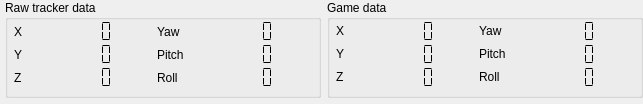
        <widget class="QFrame" name="top_display">
         <property name="sizePolicy">
          <sizepolicy hsizetype="Maximum" vsizetype="Fixed">
           <horstretch>0</horstretch>
           <verstretch>0</verstretch>
          </sizepolicy>
         </property>
         <property name="frameShape">
          <enum>QFrame::NoFrame</enum>
         </property>
         <property name="lineWidth">
          <number>0</number>
         </property>
         <layout class="QHBoxLayout" name="horizontalLayout_3">
          <property name="spacing">
           <number>6</number>
          </property>
          <property name="leftMargin">
           <number>5</number>
          </property>
          <property name="topMargin">
           <number>0</number>
          </property>
          <property name="rightMargin">
           <number>0</number>
          </property>
          <property name="bottomMargin">
           <number>6</number>
          </property>
          <item>
           <widget class="QGroupBox" name="box_raw_headpose">
            <property name="sizePolicy">
             <sizepolicy hsizetype="Fixed" vsizetype="Maximum">
              <horstretch>0</horstretch>
              <verstretch>0</verstretch>
             </sizepolicy>
            </property>
            <property name="minimumSize">
             <size>
              <width>316</width>
              <height>0</height>
             </size>
            </property>
            <property name="title">
             <string>Raw tracker data</string>
            </property>
            <layout class="QGridLayout" name="gridLayout_12">
             <property name="leftMargin">
              <number>6</number>
             </property>
             <property name="topMargin">
              <number>0</number>
             </property>
             <property name="rightMargin">
              <number>0</number>
             </property>
             <property name="bottomMargin">
              <number>6</number>
             </property>
             <property name="spacing">
              <number>0</number>
             </property>
             <item row="0" column="3">
              <widget class="QLCDNumber" name="raw_yaw">
               <property name="enabled">
                <bool>true</bool>
               </property>
               <property name="sizePolicy">
                <sizepolicy hsizetype="Minimum" vsizetype="Minimum">
                 <horstretch>0</horstretch>
                 <verstretch>0</verstretch>
                </sizepolicy>
               </property>
               <property name="font">
                <font>
                 <stylestrategy>NoAntialias</stylestrategy>
                 <kerning>false</kerning>
                </font>
               </property>
               <property name="frameShape">
                <enum>QFrame::NoFrame</enum>
               </property>
               <property name="smallDecimalPoint">
                <bool>true</bool>
               </property>
               <property name="digitCount">
                <number>4</number>
               </property>
               <property name="segmentStyle">
                <enum>QLCDNumber::Flat</enum>
               </property>
              </widget>
             </item>
             <item row="2" column="0">
              <widget class="QLabel" name="lblZ_4">
               <property name="enabled">
                <bool>true</bool>
               </property>
               <property name="sizePolicy">
                <sizepolicy hsizetype="Maximum" vsizetype="Minimum">
                 <horstretch>0</horstretch>
                 <verstretch>0</verstretch>
                </sizepolicy>
               </property>
               <property name="autoFillBackground">
                <bool>false</bool>
               </property>
               <property name="frameShadow">
                <enum>QFrame::Raised</enum>
               </property>
               <property name="text">
                <string>Z</string>
               </property>
              </widget>
             </item>
             <item row="1" column="2">
              <widget class="QLabel" name="lblRotY_4">
               <property name="sizePolicy">
                <sizepolicy hsizetype="Maximum" vsizetype="Minimum">
                 <horstretch>0</horstretch>
                 <verstretch>0</verstretch>
                </sizepolicy>
               </property>
               <property name="frameShadow">
                <enum>QFrame::Raised</enum>
               </property>
               <property name="text">
                <string>Pitch</string>
               </property>
              </widget>
             </item>
             <item row="1" column="3">
              <widget class="QLCDNumber" name="raw_pitch">
               <property name="enabled">
                <bool>true</bool>
               </property>
               <property name="sizePolicy">
                <sizepolicy hsizetype="Minimum" vsizetype="Minimum">
                 <horstretch>0</horstretch>
                 <verstretch>0</verstretch>
                </sizepolicy>
               </property>
               <property name="font">
                <font>
                 <stylestrategy>NoAntialias</stylestrategy>
                 <kerning>false</kerning>
                </font>
               </property>
               <property name="frameShape">
                <enum>QFrame::NoFrame</enum>
               </property>
               <property name="smallDecimalPoint">
                <bool>true</bool>
               </property>
               <property name="digitCount">
                <number>4</number>
               </property>
               <property name="segmentStyle">
                <enum>QLCDNumber::Flat</enum>
               </property>
              </widget>
             </item>
             <item row="1" column="0">
              <widget class="QLabel" name="lblY_4">
               <property name="enabled">
                <bool>true</bool>
               </property>
               <property name="sizePolicy">
                <sizepolicy hsizetype="Maximum" vsizetype="Minimum">
                 <horstretch>0</horstretch>
                 <verstretch>0</verstretch>
                </sizepolicy>
               </property>
               <property name="autoFillBackground">
                <bool>false</bool>
               </property>
               <property name="frameShadow">
                <enum>QFrame::Raised</enum>
               </property>
               <property name="text">
                <string>Y</string>
               </property>
              </widget>
             </item>
             <item row="0" column="0">
              <widget class="QLabel" name="lblX_4">
               <property name="sizePolicy">
                <sizepolicy hsizetype="Maximum" vsizetype="Minimum">
                 <horstretch>0</horstretch>
                 <verstretch>0</verstretch>
                </sizepolicy>
               </property>
               <property name="frameShadow">
                <enum>QFrame::Raised</enum>
               </property>
               <property name="text">
                <string>X</string>
               </property>
              </widget>
             </item>
             <item row="0" column="1">
              <widget class="QLCDNumber" name="raw_x">
               <property name="enabled">
                <bool>true</bool>
               </property>
               <property name="sizePolicy">
                <sizepolicy hsizetype="Minimum" vsizetype="Minimum">
                 <horstretch>0</horstretch>
                 <verstretch>0</verstretch>
                </sizepolicy>
               </property>
               <property name="font">
                <font>
                 <stylestrategy>NoAntialias</stylestrategy>
                 <kerning>false</kerning>
                </font>
               </property>
               <property name="frameShape">
                <enum>QFrame::NoFrame</enum>
               </property>
               <property name="smallDecimalPoint">
                <bool>true</bool>
               </property>
               <property name="digitCount">
                <number>4</number>
               </property>
               <property name="segmentStyle">
                <enum>QLCDNumber::Flat</enum>
               </property>
              </widget>
             </item>
             <item row="2" column="2">
              <widget class="QLabel" name="lblRotZ_4">
               <property name="sizePolicy">
                <sizepolicy hsizetype="Maximum" vsizetype="Minimum">
                 <horstretch>0</horstretch>
                 <verstretch>0</verstretch>
                </sizepolicy>
               </property>
               <property name="frameShadow">
                <enum>QFrame::Raised</enum>
               </property>
               <property name="text">
                <string>Roll</string>
               </property>
              </widget>
             </item>
             <item row="0" column="2">
              <widget class="QLabel" name="lblRotX_4">
               <property name="sizePolicy">
                <sizepolicy hsizetype="Maximum" vsizetype="Minimum">
                 <horstretch>0</horstretch>
                 <verstretch>0</verstretch>
                </sizepolicy>
               </property>
               <property name="frameShadow">
                <enum>QFrame::Raised</enum>
               </property>
               <property name="text">
                <string>Yaw</string>
               </property>
              </widget>
             </item>
             <item row="1" column="1">
              <widget class="QLCDNumber" name="raw_y">
               <property name="enabled">
                <bool>true</bool>
               </property>
               <property name="sizePolicy">
                <sizepolicy hsizetype="Minimum" vsizetype="Minimum">
                 <horstretch>0</horstretch>
                 <verstretch>0</verstretch>
                </sizepolicy>
               </property>
               <property name="font">
                <font>
                 <stylestrategy>NoAntialias</stylestrategy>
                 <kerning>false</kerning>
                </font>
               </property>
               <property name="frameShape">
                <enum>QFrame::NoFrame</enum>
               </property>
               <property name="smallDecimalPoint">
                <bool>true</bool>
               </property>
               <property name="digitCount">
                <number>4</number>
               </property>
               <property name="segmentStyle">
                <enum>QLCDNumber::Flat</enum>
               </property>
              </widget>
             </item>
             <item row="2" column="3">
              <widget class="QLCDNumber" name="raw_roll">
               <property name="enabled">
                <bool>true</bool>
               </property>
               <property name="sizePolicy">
                <sizepolicy hsizetype="Minimum" vsizetype="Minimum">
                 <horstretch>0</horstretch>
                 <verstretch>0</verstretch>
                </sizepolicy>
               </property>
               <property name="font">
                <font>
                 <stylestrategy>NoAntialias</stylestrategy>
                 <kerning>false</kerning>
                </font>
               </property>
               <property name="frameShape">
                <enum>QFrame::NoFrame</enum>
               </property>
               <property name="smallDecimalPoint">
                <bool>true</bool>
               </property>
               <property name="digitCount">
                <number>4</number>
               </property>
               <property name="segmentStyle">
                <enum>QLCDNumber::Flat</enum>
               </property>
              </widget>
             </item>
             <item row="2" column="1">
              <widget class="QLCDNumber" name="raw_z">
               <property name="enabled">
                <bool>true</bool>
               </property>
               <property name="sizePolicy">
                <sizepolicy hsizetype="Minimum" vsizetype="Minimum">
                 <horstretch>0</horstretch>
                 <verstretch>0</verstretch>
                </sizepolicy>
               </property>
               <property name="font">
                <font>
                 <stylestrategy>NoAntialias</stylestrategy>
                 <kerning>false</kerning>
                </font>
               </property>
               <property name="frameShape">
                <enum>QFrame::NoFrame</enum>
               </property>
               <property name="smallDecimalPoint">
                <bool>true</bool>
               </property>
               <property name="digitCount">
                <number>4</number>
               </property>
               <property name="segmentStyle">
                <enum>QLCDNumber::Flat</enum>
               </property>
              </widget>
             </item>
            </layout>
           </widget>
          </item>
          <item>
           <widget class="QGroupBox" name="box_mapped_headpose">
            <property name="sizePolicy">
             <sizepolicy hsizetype="Fixed" vsizetype="Maximum">
              <horstretch>0</horstretch>
              <verstretch>0</verstretch>
             </sizepolicy>
            </property>
            <property name="minimumSize">
             <size>
              <width>316</width>
              <height>0</height>
             </size>
            </property>
            <property name="title">
             <string>Game data</string>
            </property>
            <layout class="QGridLayout" name="gridLayout_14">
             <property name="leftMargin">
              <number>6</number>
             </property>
             <property name="topMargin">
              <number>0</number>
             </property>
             <property name="rightMargin">
              <number>0</number>
             </property>
             <property name="bottomMargin">
              <number>6</number>
             </property>
             <property name="spacing">
              <number>0</number>
             </property>
             <item row="1" column="3">
              <widget class="QLCDNumber" name="pose_pitch">
               <property name="enabled">
                <bool>true</bool>
               </property>
               <property name="sizePolicy">
                <sizepolicy hsizetype="Minimum" vsizetype="Minimum">
                 <horstretch>0</horstretch>
                 <verstretch>0</verstretch>
                </sizepolicy>
               </property>
               <property name="font">
                <font>
                 <stylestrategy>NoAntialias</stylestrategy>
                 <kerning>false</kerning>
                </font>
               </property>
               <property name="frameShape">
                <enum>QFrame::NoFrame</enum>
               </property>
               <property name="smallDecimalPoint">
                <bool>true</bool>
               </property>
               <property name="digitCount">
                <number>4</number>
               </property>
               <property name="segmentStyle">
                <enum>QLCDNumber::Flat</enum>
               </property>
              </widget>
             </item>
             <item row="0" column="3">
              <widget class="QLCDNumber" name="pose_yaw">
               <property name="enabled">
                <bool>true</bool>
               </property>
               <property name="sizePolicy">
                <sizepolicy hsizetype="Minimum" vsizetype="Minimum">
                 <horstretch>0</horstretch>
                 <verstretch>0</verstretch>
                </sizepolicy>
               </property>
               <property name="font">
                <font>
                 <stylestrategy>NoAntialias</stylestrategy>
                 <kerning>false</kerning>
                </font>
               </property>
               <property name="frameShape">
                <enum>QFrame::NoFrame</enum>
               </property>
               <property name="smallDecimalPoint">
                <bool>true</bool>
               </property>
               <property name="digitCount">
                <number>4</number>
               </property>
               <property name="segmentStyle">
                <enum>QLCDNumber::Flat</enum>
               </property>
              </widget>
             </item>
             <item row="2" column="1">
              <widget class="QLCDNumber" name="pose_z">
               <property name="enabled">
                <bool>true</bool>
               </property>
               <property name="sizePolicy">
                <sizepolicy hsizetype="Minimum" vsizetype="Minimum">
                 <horstretch>0</horstretch>
                 <verstretch>0</verstretch>
                </sizepolicy>
               </property>
               <property name="font">
                <font>
                 <stylestrategy>NoAntialias</stylestrategy>
                 <kerning>false</kerning>
                </font>
               </property>
               <property name="frameShape">
                <enum>QFrame::NoFrame</enum>
               </property>
               <property name="smallDecimalPoint">
                <bool>true</bool>
               </property>
               <property name="digitCount">
                <number>4</number>
               </property>
               <property name="segmentStyle">
                <enum>QLCDNumber::Flat</enum>
               </property>
              </widget>
             </item>
             <item row="0" column="0">
              <widget class="QLabel" name="lblx">
               <property name="sizePolicy">
                <sizepolicy hsizetype="Maximum" vsizetype="Maximum">
                 <horstretch>0</horstretch>
                 <verstretch>0</verstretch>
                </sizepolicy>
               </property>
               <property name="frameShadow">
                <enum>QFrame::Raised</enum>
               </property>
               <property name="text">
                <string>X</string>
               </property>
              </widget>
             </item>
             <item row="1" column="0">
              <widget class="QLabel" name="lblY_2">
               <property name="enabled">
                <bool>true</bool>
               </property>
               <property name="sizePolicy">
                <sizepolicy hsizetype="Maximum" vsizetype="Maximum">
                 <horstretch>0</horstretch>
                 <verstretch>0</verstretch>
                </sizepolicy>
               </property>
               <property name="autoFillBackground">
                <bool>false</bool>
               </property>
               <property name="frameShadow">
                <enum>QFrame::Raised</enum>
               </property>
               <property name="text">
                <string>Y</string>
               </property>
              </widget>
             </item>
             <item row="0" column="1">
              <widget class="QLCDNumber" name="pose_x">
               <property name="enabled">
                <bool>true</bool>
               </property>
               <property name="sizePolicy">
                <sizepolicy hsizetype="Minimum" vsizetype="Minimum">
                 <horstretch>0</horstretch>
                 <verstretch>0</verstretch>
                </sizepolicy>
               </property>
               <property name="font">
                <font>
                 <stylestrategy>NoAntialias</stylestrategy>
                 <kerning>false</kerning>
                </font>
               </property>
               <property name="frameShape">
                <enum>QFrame::NoFrame</enum>
               </property>
               <property name="smallDecimalPoint">
                <bool>true</bool>
               </property>
               <property name="digitCount">
                <number>4</number>
               </property>
               <property name="segmentStyle">
                <enum>QLCDNumber::Flat</enum>
               </property>
              </widget>
             </item>
             <item row="1" column="2">
              <widget class="QLabel" name="lblRotY_2">
               <property name="sizePolicy">
                <sizepolicy hsizetype="Maximum" vsizetype="Maximum">
                 <horstretch>0</horstretch>
                 <verstretch>0</verstretch>
                </sizepolicy>
               </property>
               <property name="frameShadow">
                <enum>QFrame::Raised</enum>
               </property>
               <property name="text">
                <string>Pitch</string>
               </property>
              </widget>
             </item>
             <item row="2" column="2">
              <widget class="QLabel" name="lblRotZ_2">
               <property name="sizePolicy">
                <sizepolicy hsizetype="Maximum" vsizetype="Maximum">
                 <horstretch>0</horstretch>
                 <verstretch>0</verstretch>
                </sizepolicy>
               </property>
               <property name="frameShadow">
                <enum>QFrame::Raised</enum>
               </property>
               <property name="text">
                <string>Roll</string>
               </property>
              </widget>
             </item>
             <item row="0" column="2">
              <widget class="QLabel" name="lblRotX_2">
               <property name="sizePolicy">
                <sizepolicy hsizetype="Maximum" vsizetype="Maximum">
                 <horstretch>0</horstretch>
                 <verstretch>0</verstretch>
                </sizepolicy>
               </property>
               <property name="frameShadow">
                <enum>QFrame::Raised</enum>
               </property>
               <property name="text">
                <string>Yaw</string>
               </property>
              </widget>
             </item>
             <item row="2" column="0">
              <widget class="QLabel" name="lblZ_2">
               <property name="enabled">
                <bool>true</bool>
               </property>
               <property name="sizePolicy">
                <sizepolicy hsizetype="Maximum" vsizetype="Maximum">
                 <horstretch>0</horstretch>
                 <verstretch>0</verstretch>
                </sizepolicy>
               </property>
               <property name="autoFillBackground">
                <bool>false</bool>
               </property>
               <property name="frameShadow">
                <enum>QFrame::Raised</enum>
               </property>
               <property name="text">
                <string>Z</string>
               </property>
              </widget>
             </item>
             <item row="1" column="1">
              <widget class="QLCDNumber" name="pose_y">
               <property name="enabled">
                <bool>true</bool>
               </property>
               <property name="sizePolicy">
                <sizepolicy hsizetype="Minimum" vsizetype="Minimum">
                 <horstretch>0</horstretch>
                 <verstretch>0</verstretch>
                </sizepolicy>
               </property>
               <property name="font">
                <font>
                 <stylestrategy>NoAntialias</stylestrategy>
                 <kerning>false</kerning>
                </font>
               </property>
               <property name="frameShape">
                <enum>QFrame::NoFrame</enum>
               </property>
               <property name="smallDecimalPoint">
                <bool>true</bool>
               </property>
               <property name="digitCount">
                <number>4</number>
               </property>
               <property name="segmentStyle">
                <enum>QLCDNumber::Flat</enum>
               </property>
              </widget>
             </item>
             <item row="2" column="3">
              <widget class="QLCDNumber" name="pose_roll">
               <property name="enabled">
                <bool>true</bool>
               </property>
               <property name="sizePolicy">
                <sizepolicy hsizetype="Minimum" vsizetype="Minimum">
                 <horstretch>0</horstretch>
                 <verstretch>0</verstretch>
                </sizepolicy>
               </property>
               <property name="font">
                <font>
                 <stylestrategy>NoAntialias</stylestrategy>
                 <kerning>false</kerning>
                </font>
               </property>
               <property name="frameShape">
                <enum>QFrame::NoFrame</enum>
               </property>
               <property name="smallDecimalPoint">
                <bool>true</bool>
               </property>
               <property name="digitCount">
                <number>4</number>
               </property>
               <property name="segmentStyle">
                <enum>QLCDNumber::Flat</enum>
               </property>
              </widget>
             </item>
            </layout>
           </widget>
          </item>
         </layout>
        </widget>
